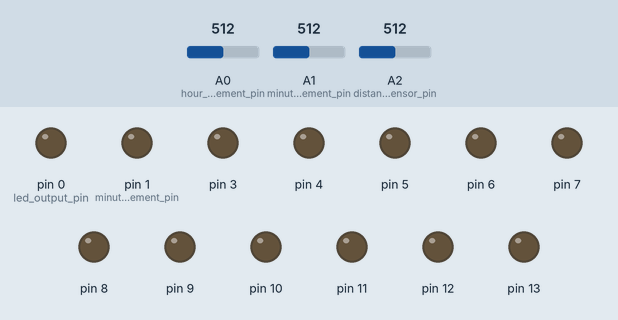
A sketch run on a simulated Arduino Uno, built with avr-gcc and run on an emulated ATmega328P. On the bench: output pins drawn as LEDs (lit = HIGH). Inputs (shaded band) come from the test bench; at power-on: A0 (hour_increment_pin) = 512, A1 (minute_increment_pin) = 512, A2 (distance_sensor_pin) = 512.

Above: at 0.1 s.
At 39.1 s:
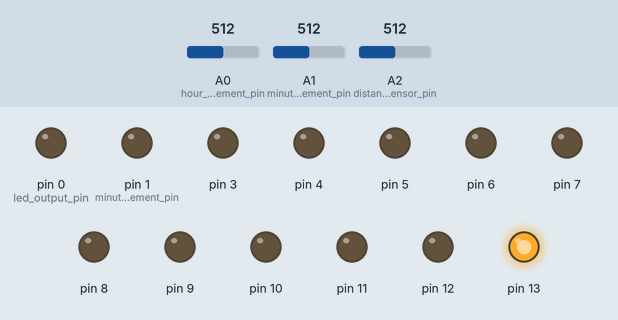
Timing chart, 0 to 40.0 s (numbered marks = the images above):
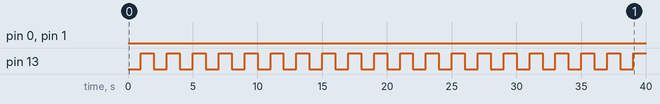

Measured:
- by itself, pin 13: alternates HIGH for 1.0 s and LOW for 1.0 s

The sketch:

clock.ino
```cpp
#include <stdio.h> // for function sprintf

int distance_sensor_pin = 2; //analog pin 0
int minute_increment_pin = 1;
int hour_increment_pin = 0;

bool minute_increment_pin_wasdown = false, hour_increment_pin_wasdown = false;

unsigned long last_tick = 0;

int second = 0, minute = 0, hour = 0;
int minute_digit = 0, minute_tens = 0, hour_digit = 0, hour_tens = 0;
int num_leds[4] = {4, 3, 4, 2}; //minute digit, minute tens, hour digit, hour tens

unsigned long time_active = 0;
unsigned long last_motion_time = 0;

bool active = false;

void setup(){
  //Serial.begin(9600);
  Serial.println("Init");

  for (int k = 0; k <= 13; k++){
    pinMode(k, OUTPUT);
    digitalWrite(k, LOW);
  }

}

void loop(){
  float distance = 12343.85*pow(analogRead(distance_sensor_pin), -1.15);

  if (distance < 10){
    active = true;
    last_motion_time = millis();
  } else {
    if (millis() - last_motion_time > 15000){
      for (int k = 0; k <= 13; k++){
        digitalWrite(k, LOW);
      }
      active = false;
    }
  }

  /*******handle time incrementing with buttons********/
  if (analogRead(minute_increment_pin) < 100){
    minute_increment_pin_wasdown = true;
  }

  if (analogRead(minute_increment_pin) == 1023 && minute_increment_pin_wasdown){ //1023 is max value (not pressed)
    minute++;
    minute_increment_pin_wasdown = false;
    second = 0;
    Serial.println("Button to increment minute");
  }

  if (analogRead(hour_increment_pin) < 100){
    hour_increment_pin_wasdown = true;
  }

  if (analogRead(hour_increment_pin) == 1023 && hour_increment_pin_wasdown){
    hour++;
    hour_increment_pin_wasdown = false;
    second = 0;
    Serial.println("Button to increment hour");
  }

  /*******handle time updates********/

  if (millis() - last_tick >= 1000){
    char bff[20] = {};
    sprintf(bff, "H:%d M:%d: S:%d", hour, minute, second);
    Serial.println(bff);

    second += 1;
    last_tick = millis();
  }

  if (second >= 60){
    second = 0;
    minute++;
  }
  if (minute >= 60){
    minute = 0;
    hour++;
  }
  hour %=24;

  /*******convert to binary and control LEDs********/
  if (!active)
    return;

  int vals_per_loc[4] = {minute%10, minute/10, hour%10, hour/10}; //minute digit, minute tens, hour digit, hour tens

  int led_output_pin = 0;
  for (int k = 0; k < 4; k++){ //loop per LED group from low to high
    for (int j = 0; j < num_leds[k]; j++){
      digitalWrite(led_output_pin++, (vals_per_loc[k] % 2? HIGH:LOW));
      vals_per_loc[k] /= 2;
    }
  }
  digitalWrite(led_output_pin, second%2==0?LOW:HIGH);


}
```
